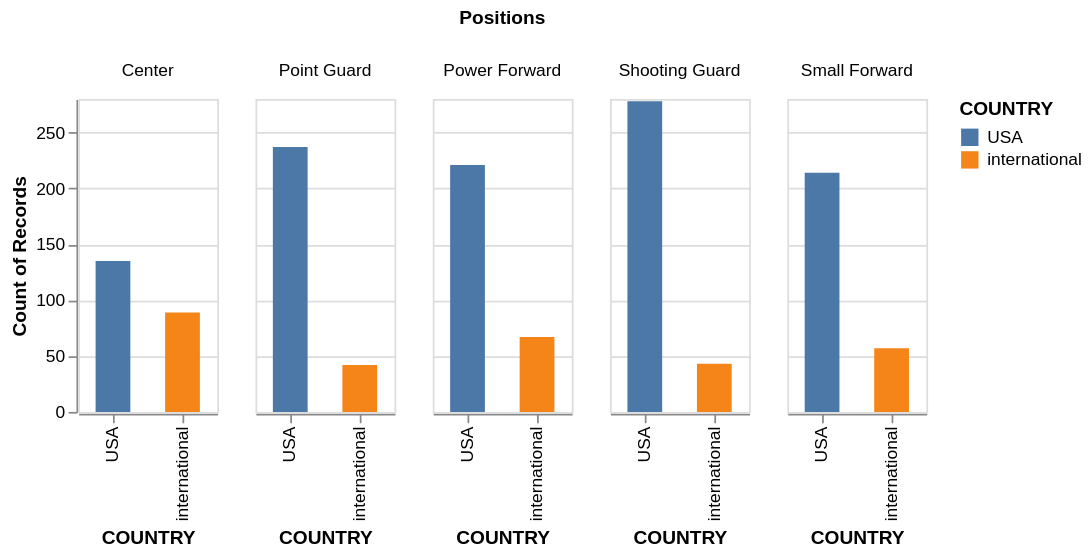

Notebook code cell kept with this figure:
### Markdown cell above
Let's first have a look at the number of players among different positions and countries.

### Code cell
base1 = alt.Chart(bio_salary_stats).mark_bar(size=20).encode(
    alt.X('COUNTRY:N'),
    alt.Y('count(log_AAV+Bonus)'),
    alt.Color('COUNTRY:N')
).properties(
    width=80,
    height=180
).facet(
    column=alt.Column('Positions:N', title='Positions')
)
base1

### Figure 1 — Vega-Lite specification as saved in the notebook (floating-point values rounded to 4 significant figures; data arrays with more than 128 entries replaced by an {"elided": "..."} marker saying what was removed)
{"config": {"view": {"continuousWidth": 400, "continuousHeight": 300}}, "data": {"name": "data-148cd084d13f1156d6dd4bde27c4e21b"}, "facet": {"column": {"field": "Positions", "title": "Positions", "type": "nominal"}}, "spec": {"mark": {"type": "bar", "size": 20}, "encoding": {"color": {"field": "COUNTRY", "type": "nominal"}, "x": {"field": "COUNTRY", "type": "nominal"}, "y": {"aggregate": "count", "field": "log_AAV+Bonus", "type": "quantitative"}}, "height": 180, "width": 80}, "$schema": "https://vega.github.io/schema/vega-lite/v4.17.0.json", "datasets": {"data-148cd084d13f1156d6dd4bde27c4e21b": {"elided": "1383 records"}}}
